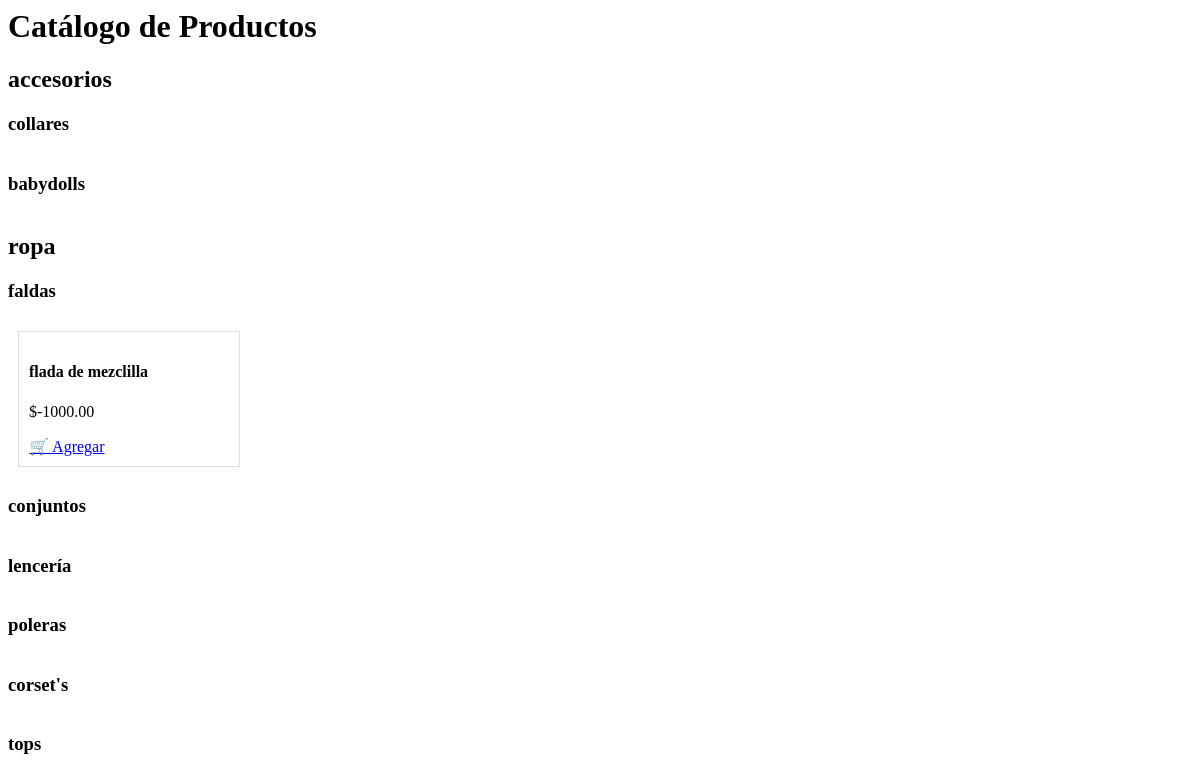
The app's page /store/catalogo/, older data.
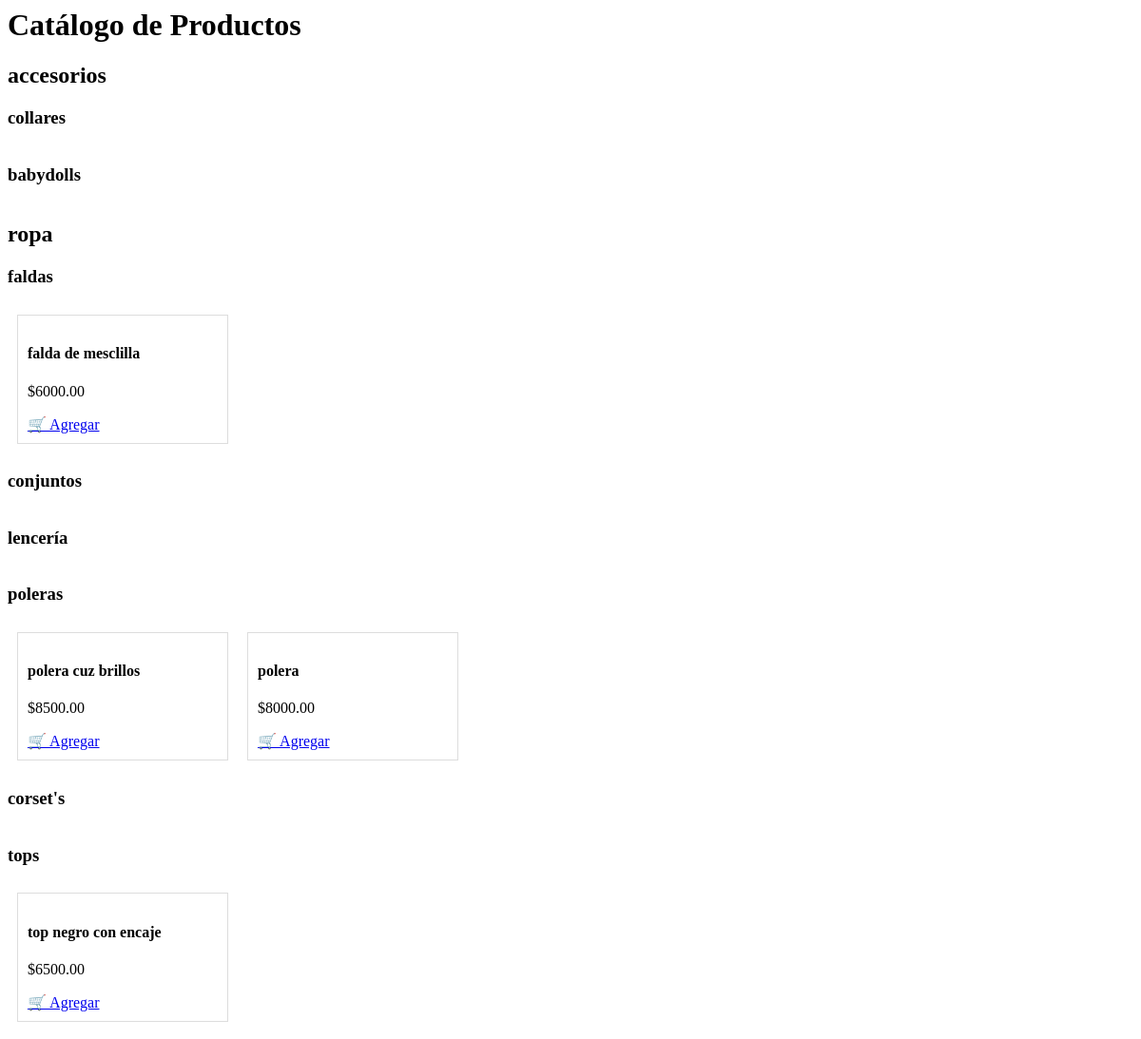
The same page, newer data.
### store/models.py (models this page shows, shortened)
class Categoria(models.Model):
    nombre = models.CharField(max_length=100, unique=True)
    descripcion = models.TextField(blank=True, null=True)
    class Meta:
        verbose_name = "Categoría"
        verbose_name_plural = "Categorías"

class Subcategoria(models.Model):
    categoria = models.ForeignKey(Categoria, on_delete=models.CASCADE, related_name='subcategorias')
    nombre = models.CharField(max_length=100)
    class Meta:
        verbose_name = "Subcategoría"
        verbose_name_plural = "Subcategorías"

class Producto(models.Model):
    nombre = models.CharField(max_length=100)
    categoria = models.ForeignKey(Categoria, on_delete=models.SET_NULL, null=True, blank=True)
    subcategoria = models.ForeignKey(Subcategoria, on_delete=models.SET_NULL, null=True, blank=True)
    precio = models.DecimalField(max_digits=10, decimal_places=2)
    cantidad = models.PositiveIntegerField(default=1)
    talla = models.CharField(max_length=10, blank=True, null=True)
    dimensiones = models.CharField(max_length=100, blank=True, null=True)
    descripcion = models.TextField(blank=True, null=True)
    imagen = models.ImageField(upload_to='productos/', blank=True, null=True)
    activo = models.BooleanField(default=True)
    stock = models.PositiveIntegerField(default=20)
    class Meta:
        verbose_name = "Producto"
        verbose_name_plural = "Productos"

### store/views.py (the view)
# urls.py: path('catalogo/', views.catalogo, name='catalogo'),
def catalogo(request):
    categorias = Categoria.objects.all().prefetch_related('subcategorias')
    productos = Producto.objects.filter(activo=True)
    return render(request, 'store/catalogo.html', {
        'categorias': categorias,
        'productos': productos
    })

### store/templates/store/catalogo.html (shortened to what this page needs)
<h1>Catálogo de Productos</h1>
{% for categoria in categorias %}
    <h2>{{ categoria.nombre }}</h2>
    {% for subcategoria in categoria.subcategorias.all %}
        <h3>{{ subcategoria.nombre }}</h3>
        <div style="display:flex; flex-wrap:wrap;">
            {% for producto in productos %}
                {% if producto.subcategoria == subcategoria %}
                    <div style="border:1px solid #ddd; margin:10px; padding:10px; width:200px;">
                        <h4>{{ producto.nombre }}</h4>
                        <p>${{ producto.precio }}</p>
                        <a href="{% url 'agregar_producto' producto.id %}">🛒 Agregar</a>
                    </div>
                {% endif %}
            {% endfor %}
        </div>
    {% endfor %}
{% endfor %}

Row changes from the older to the newer data that the page shows:
changed Producto: nombre "flada de mezclilla" → "falda de mesclilla"; precio "-1000.00" → "6000.00"
changed Subcategoria "poleras": gains Producto (nombre "polera cuz brillos", precio "8500.00"); gains Producto (nombre "polera", precio "8000.00")
changed Subcategoria "tops": gains Producto (nombre "top negro con encaje", precio "6500.00")
